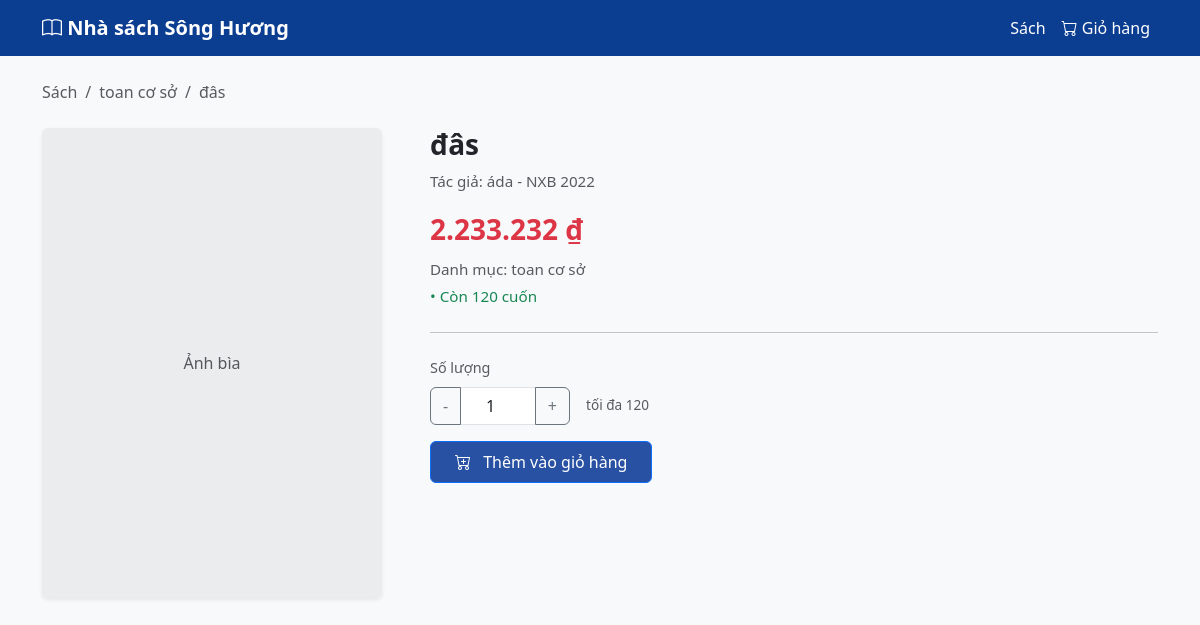
The page /book/2 on the database its author committed.
### app.py (models this page shows)
class Category(db.Model):
    id = db.Column(db.Integer, primary_key=True)
    name = db.Column(db.String(100), nullable=False)
    description = db.Column(db.Text)
    books = db.relationship("Book", backref="category", lazy=True)

class Book(db.Model):
    id = db.Column(db.Integer, primary_key=True)
    title = db.Column(db.String(200), nullable=False)
    author = db.Column(db.String(200))
    publisher = db.Column(db.String(200))
    year = db.Column(db.Integer)
    price = db.Column(db.Float, nullable=False)
    stock = db.Column(db.Integer, default=0)
    description = db.Column(db.Text)
    image = db.Column(db.String(200))
    category_id = db.Column(db.Integer, db.ForeignKey("category.id"), nullable=False)
    order_items = db.relationship("OrderItem", backref="book", lazy=True)

### app.py (the view)
@app.route("/books/<int:id>")
@app.route("/book/<int:id>")
def book_detail(id):
    book = Book.query.get_or_404(id)
    return render_template("book_detail.html", book=book)

### app.py (called while the page is built)
@app.context_processor
def inject_admin_badges():
    try:
        pending_count = Order.query.filter_by(status="Chờ xác nhận").count()
    except Exception:
        pending_count = 0
    return dict(pending_orders_badge=pending_count)

### templates/book_detail.html (shortened to what this page needs)
{% extends 'base.html' %}
{% block content %}
<nav aria-label="breadcrumb" class="mb-4">
  <ol class="breadcrumb">
    <li class="breadcrumb-item"><a href="{{ url_for('books') }}" class="text-decoration-none text-muted">Sách</a></li>
    <li class="breadcrumb-item"><a href="{{ url_for('books', category=book.category_id) }}" class="text-decoration-none text-muted">{{ book.category.name if book.category else 'Danh mục' }}</a></li>
    <li class="breadcrumb-item active" aria-current="page">{{ book.title }}</li>
  </ol>
</nav>
<div class="row g-5">
    <div class="col-md-4">
        <div class="card shadow-sm border-0 h-100 bg-secondary bg-opacity-10 d-flex align-items-center justify-content-center" style="min-height: 400px;">
            {% if book.image %}
                <img src="{{ url_for('static', filename='uploads/' + book.image) }}" alt="{{ book.title }}" class="img-fluid" style="max-height: 100%; max-width: 100%;">
            {% else %}
                <span class="text-muted">Ảnh bìa</span>
            {% endif %}
        </div>
    </div>
    <div class="col-md-8">
        <h3 class="fw-bold mb-2">{{ book.title }}</h3>
        <p class="text-muted mb-3" style="font-size: 0.95rem;">Tác giả: {{ book.author }} - NXB {{ book.year or 'N/A' }}</p>
        <div class="mb-2">
            <span class="fs-3 fw-bold text-danger">{{ "{:,.0f}".format(book.price).replace(',', '.') }} ₫</span>
        </div>
        <p class="text-muted mb-1" style="font-size: 0.95rem;">Danh mục: {{ book.category.name if book.category else 'Chưa phân loại' }}</p>
        <p class="text-success mb-4" style="font-size: 0.95rem;">&bull; Còn {{ book.stock }} cuốn</p>
        <hr class="mb-4">
        {% set in_cart = session.get('cart', {}).get(book.id|string, 0)|int %}
        {% set max_allowed = book.stock - in_cart %}
        <div class="mb-4">
            <p class="mb-2 text-muted" style="font-size: 0.9rem;">Số lượng</p>
            <form action="{{ url_for('add_to_cart', book_id=book.id) }}" method="POST">
                <div class="d-flex align-items-center gap-3 mb-3">
                    <div class="input-group" style="width: 140px;">
                        <button class="btn btn-outline-secondary" type="button" onclick="updateQty(-1)">-</button>
                        <input type="number" id="qtyInput" name="quantity" class="form-control text-center" value="1" min="1" max="{{ max_allowed }}" readonly style="background-color: white;">
                        <button class="btn btn-outline-secondary" type="button" onclick="updateQty(1)">+</button>
                    </div>
                    <span class="text-muted" style="font-size: 0.85rem;">
                        tối đa {{ max_allowed }} {% if in_cart > 0 %}(đã có {{ in_cart }} trong giỏ){% endif %}
                    </span>
                </div>
                {% if max_allowed > 0 %}
                    <button type="submit" class="btn btn-primary px-4 py-2" style="background-color: #2851a3;">
                        <i class="bi bi-cart-plus me-2"></i> Thêm vào giỏ hàng
                    </button>
                {% else %}
                    <button type="button" class="btn btn-secondary px-4 py-2" disabled>
                        Đã đạt giới hạn mua
                    </button>
                {% endif %}
            </form>
        </div>
        <div class="mt-5">
            <p style="white-space: pre-line; line-height: 1.6;" class="text-muted">
            </p>
        </div>
    </div>
</div>
{% endblock %}

### templates/base.html (style rules this page uses)
body { background-color: #f8f9fa; }

### rows shown on the page
Category: category "toan cơ sở"
Book: title "đâs", author "áda", year "2022", price "2.233.232", stock "120"

### other values the page prints
{{ max_allowed }} "120"
